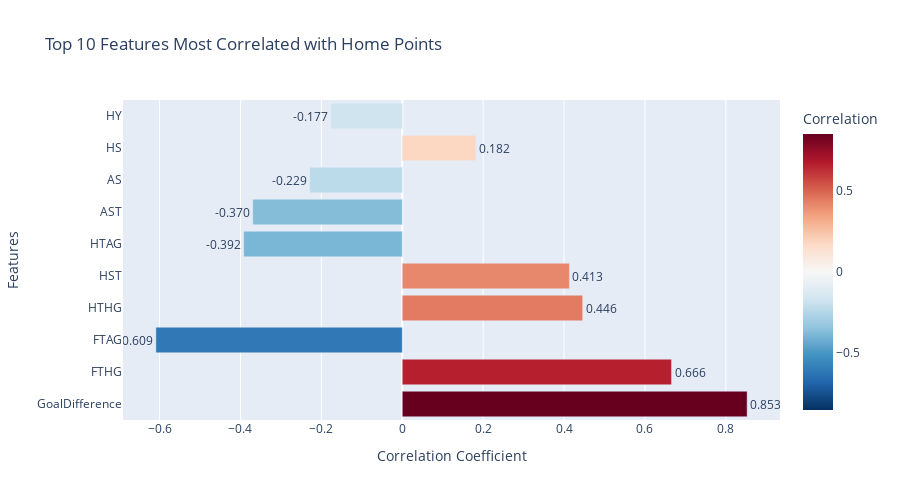

Notebook source saved alongside this figure:
### Code cell
# First, create the correlation matrix for numerical columns
numerical_cols = ['FTHG', 'FTAG', 'HTHG', 'HTAG', 'HS', 'AS', 'HST', 'AST', 
                  'HF', 'AF', 'HC', 'AC', 'HY', 'AY', 'HR', 'AR', 
                  'TotalGoals', 'GoalDifference', 'HomePoints']

correlation_matrix = df[numerical_cols].corr()

# Create a dictionary to explain abbreviations
abbreviation_explanations = {
    'FTHG': 'Full Time Home Goals',
    'FTAG': 'Full Time Away Goals', 
    'HTHG': 'Half Time Home Goals',
    'HTAG': 'Half Time Away Goals',
    'HS': 'Home Shots',
    'AS': 'Away Shots',
    'HST': 'Home Shots on Target',
    'AST': 'Away Shots on Target',
    'HF': 'Home Fouls',
    'AF': 'Away Fouls',
    'HC': 'Home Corners',
    'AC': 'Away Corners',
    'HY': 'Home Yellow Cards',
    'AY': 'Away Yellow Cards',
    'HR': 'Home Red Cards',
    'AR': 'Away Red Cards',
    'TotalGoals': 'Total Goals in Match',
    'GoalDifference': 'Home Goals - Away Goals',
    'HomePoints': 'Points Earned by Home Team'
}

# Extract correlations with HomePoints
homepoints_corr = correlation_matrix['HomePoints'].drop('HomePoints')
homepoints_corr_sorted = homepoints_corr.abs().sort_values(ascending=False)

# Get top 10 most correlated features
top_correlations = homepoints_corr_sorted.head(10)
top_corr_values = homepoints_corr[top_correlations.index]

# Create hover text with explanations
hover_text = [f"{abbreviation_explanations.get(feature, feature)}<br>Correlation: {corr:.3f}" 
              for feature, corr in top_corr_values.items()]

# Create bar chart with enhanced hover information
fig_homepoints = px.bar(
    x=top_corr_values.values,
    y=top_corr_values.index,
    orientation='h',
    title='Top 10 Features Most Correlated with Home Points',
    labels={'x': 'Correlation Coefficient', 'y': 'Features'},
    color=top_corr_values.values,
    color_continuous_scale='RdBu_r',
    color_continuous_midpoint=0,
    hover_name=[abbreviation_explanations.get(feature, feature) for feature in top_corr_values.index]
)

# Update hover template for better formatting
fig_homepoints.update_traces(
    text=[f'{val:.3f}' for val in top_corr_values.values],
    textposition='outside',
    hovertemplate='<b>%{hovertext}</b><br>' +
                  'Correlation: %{x:.3f}<br>' +
                  '<extra></extra>',
    hovertext=hover_text
)

fig_homepoints.update_layout(
    height=500,
    showlegend=False,
    coloraxis_showscale=True,
    coloraxis_colorbar_title="Correlation"
)

fig_homepoints.show()

### Figure 1 — Plotly figure (JSON) as saved in the notebook; plotly's stock layout.template omitted (floating-point values rounded to 4 significant figures)
{"data": [{"hovertemplate": "<b>%{hovertext}</b><br>Correlation: %{x:.3f}<br><extra></extra>", "hovertext": ["Home Goals - Away Goals<br>Correlation: 0.853", "Full Time Home Goals<br>Correlation: 0.666", "Full Time Away Goals<br>Correlation: -0.609", "Half Time Home Goals<br>Correlation: 0.446", "Home Shots on Target<br>Correlation: 0.413", "Half Time Away Goals<br>Correlation: -0.392", "Away Shots on Target<br>Correlation: -0.370", "Away Shots<br>Correlation: -0.229", "Home Shots<br>Correlation: 0.182", "Home Yellow Cards<br>Correlation: -0.177"], "legendgroup": "", "marker": {"color": [0.8528, 0.6659, -0.6092, 0.4461, 0.4134, -0.3921, -0.3696, -0.2289, 0.1818, -0.1767], "coloraxis": "coloraxis", "pattern": {"shape": ""}}, "name": "", "orientation": "h", "showlegend": false, "text": ["0.853", "0.666", "-0.609", "0.446", "0.413", "-0.392", "-0.370", "-0.229", "0.182", "-0.177"], "textposition": "outside", "type": "bar", "x": [0.8528, 0.6659, -0.6092, 0.4461, 0.4134, -0.3921, -0.3696, -0.2289, 0.1818, -0.1767], "xaxis": "x", "y": ["GoalDifference", "FTHG", "FTAG", "HTHG", "HST", "HTAG", "AST", "AS", "HS", "HY"], "yaxis": "y"}], "layout": {"barmode": "relative", "coloraxis": {"cmid": 0, "colorbar": {"title": {"text": "Correlation"}}, "colorscale": [[0, "rgb(5,48,97)"], [0.1, "rgb(33,102,172)"], [0.2, "rgb(67,147,195)"], [0.3, "rgb(146,197,222)"], [0.4, "rgb(209,229,240)"], [0.5, "rgb(247,247,247)"], [0.6, "rgb(253,219,199)"], [0.7, "rgb(244,165,130)"], [0.8, "rgb(214,96,77)"], [0.9, "rgb(178,24,43)"], [1, "rgb(103,0,31)"]], "showscale": true}, "height": 500, "legend": {"tracegroupgap": 0}, "showlegend": false, "title": {"text": "Top 10 Features Most Correlated with Home Points"}, "xaxis": {"anchor": "y", "domain": [0, 1], "title": {"text": "Correlation Coefficient"}}, "yaxis": {"anchor": "x", "domain": [0, 1], "title": {"text": "Features"}}}}
